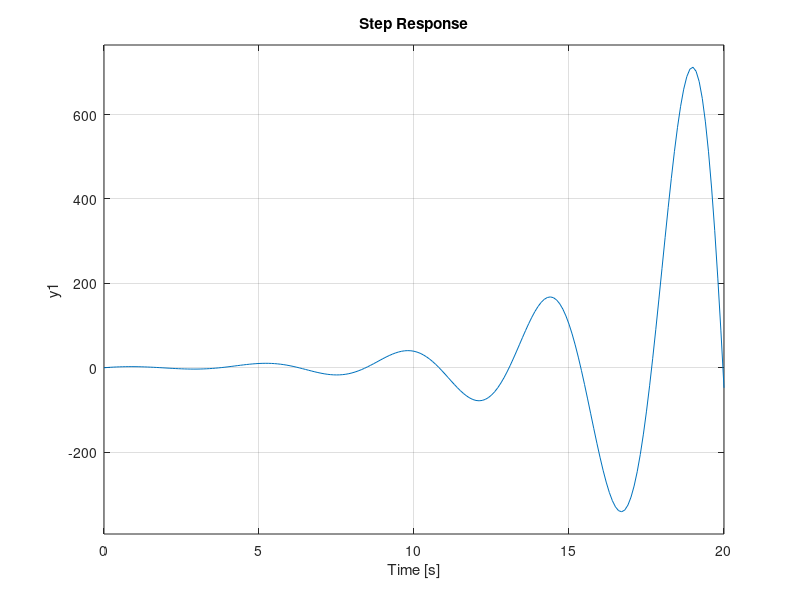
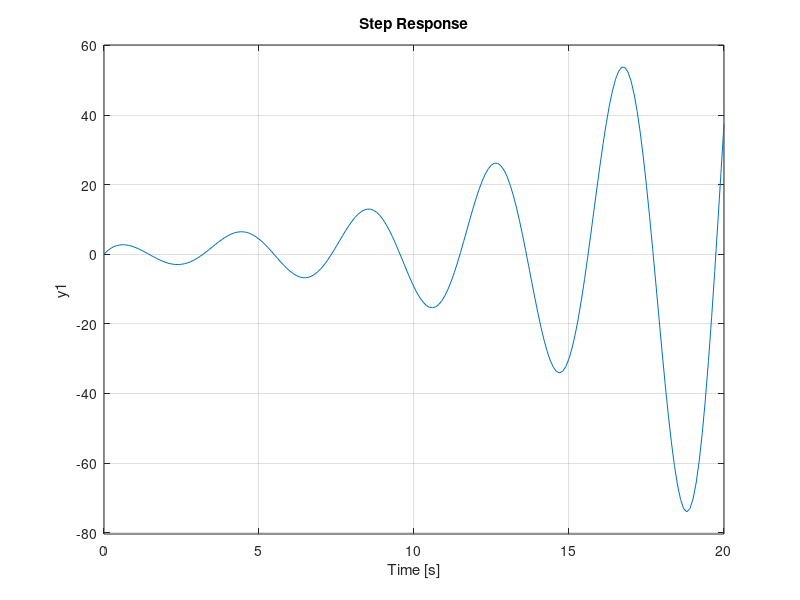

Here is the MATLAB script that generated these plots, in order:
%Clear
clear
clc
close all

%% Laboratory 2
%% 7. Plant with Time Delay:
% G(s) = (6s^4 + 5s^3 + 4s^2 + 3s + 2)/(s^5 +2s^4 + 3s^3 + 4s^2 + 5s + 1)

G_num7 = [6 5 4 3 2]
G_den7 = [1 2 3 4 5 1]
G7 = tf(G_num7, G_den7)

%% 8. Nonlinear System Approximation:
% G(s) = (10s^4 + 8s^3 + 6s^2 + 4s + 2)/(s^5 +3s^4 + 5s^3 + 7s^2 + 9s + 1)
G_num8 = [10 8 6 4 2]
G_den8 = [1 3 5 7 9 1]
G8 = tf(G_num8, G_den8)

%% Step Response
step(G7,0:0.1:20)
figure %This will show the figures of the Problem 7 and 8 at the same time
step(G8,0:0.1:20)